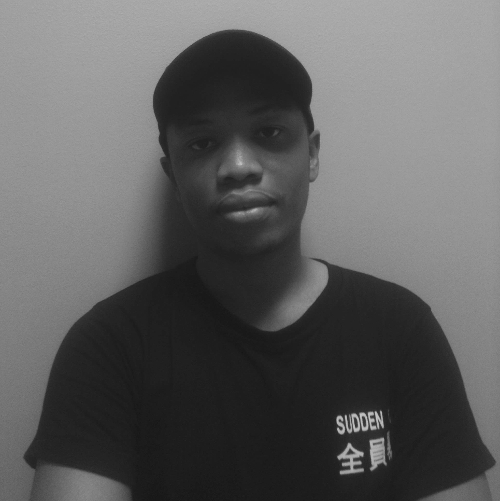
#> input picture OpenCV/images/me.jpg, 500 x 501 px
$ python image_ops.py
#> lines starting #> are read from the running program, lines starting #| are printed output that depends on the picture; after the words box and inside, x2 and y2 are one past the last pixel; in counts of white or black regions, pixels touching at a corner belong together
import cv2

img = cv2.imread('./images/me.jpg', cv2.IMREAD_COLOR)
#> img is the input picture: shape (501, 500, 3); min 21, max 197, mean 94.5

pixel = img[50, 50]
#> pixel = [157, 157, 157]
print(pixel)
#| [157 157 157]

region = img[100:150, 100:150]
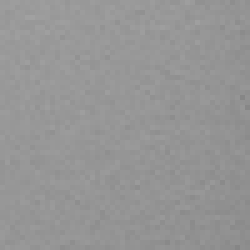
#> region: shape (50, 50, 3) (shown 5 times larger); min 134, max 161, mean 149.4
img[200:300, 200:300] = [255, 255, 255]
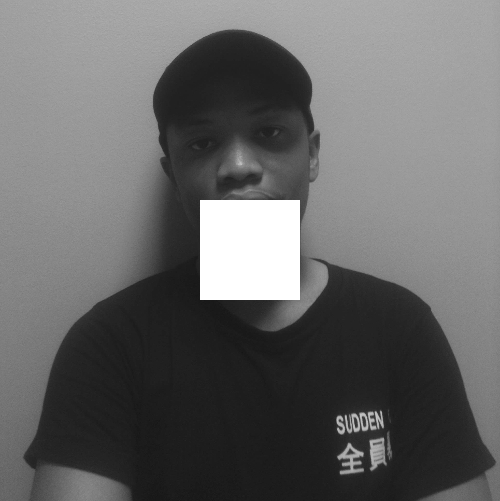
#> img: shape (501, 500, 3); 3.99% of pixels changed, all inside (x1, y1, x2, y2) = (200, 200, 300, 300)

cv2.imshow('Nicholas Kajoh', img)
# press any key to exit
cv2.waitKey(0)
cv2.destroyAllWindows()
